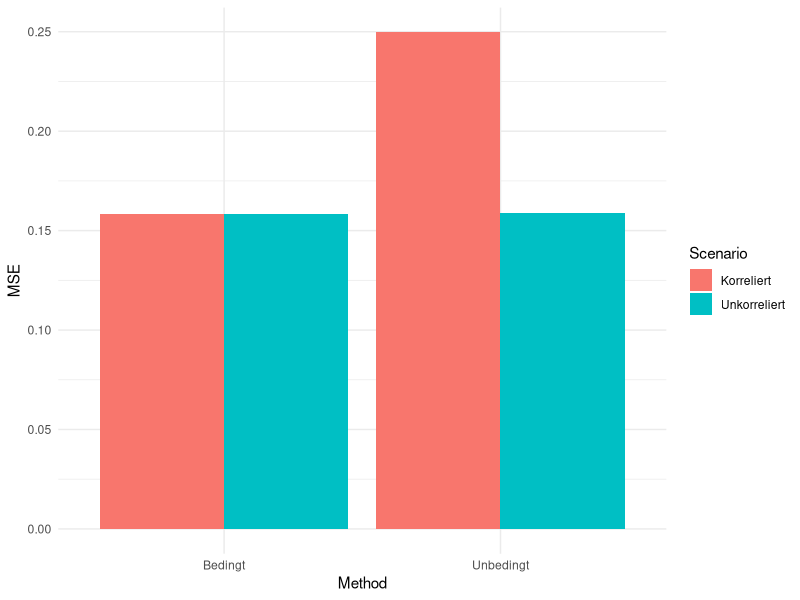

The R script that drew this image:
## ---- chunk 1
library(ggplot2)
set.seed(123)
## ---- chunk 2
n <- 1000
p_stay <- 0.8

iid_flips <- rbinom(n, 1, 0.8)

correlated_flips <- numeric(n)
correlated_flips[1] <- rbinom(1, 1, 0.5)

for (i in 2:n) {
  correlated_flips[i] <- ifelse(runif(1) < p_stay,
                               correlated_flips[i-1],
                               1 - correlated_flips[i-1])
}
## ---- chunk 3
compute_mse_est <- function(flips) {
  n <- length(flips)

  lag_y  <- flips[-n]
  lead_y <- flips[-1]

  mu_uncond <- mean(lag_y)
  forecast_uncond <- rep(mu_uncond, n - 1)

  p11 <- mean(lead_y[lag_y == 1])
  p01 <- mean(lead_y[lag_y == 0])

  forecast_cond <- ifelse(lag_y == 1, p11, p01)

  mse_uncond <- mean((lead_y - forecast_uncond)^2)
  mse_cond   <- mean((lead_y - forecast_cond)^2)

  c(mse_uncond = mse_uncond, mse_cond = mse_cond)
}

results_iid  <- compute_mse_est(iid_flips)
results_corr <- compute_mse_est(correlated_flips)
## ---- chunk 4
results_iid
results_corr
## ---- chunk 5
df <- data.frame(
  Scenario = rep(c("Unkorreliert", "Korreliert"), each = 2),
  Method = rep(c("Unbedingt", "Bedingt"), 2),
  MSE = c(results_iid, results_corr)
)

ggplot(df, aes(x = Method, y = MSE, fill = Scenario)) +
  geom_col(position = "dodge") +
  theme_minimal()
